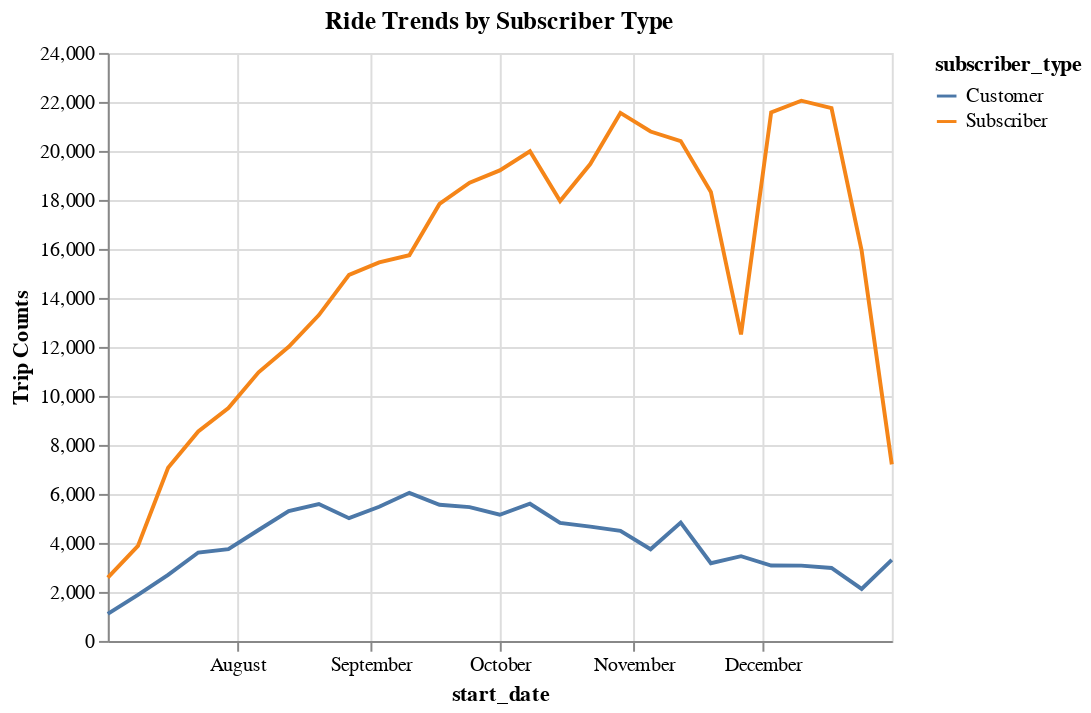

The notebook cell saved with this chart:
### Code cell
alt.Chart(ridesbysubscriber, title= "Ride Trends by Subscriber Type").mark_line().encode(
    x='start_date',
    y=alt.Y('trip_id', title = "Trip Counts"),
    color='subscriber_type'
)

### Figure 1 — Vega-Lite specification as saved in the notebook (floating-point values rounded to 4 significant figures)
{"config": {"view": {"continuousWidth": 400, "continuousHeight": 300}}, "data": {"name": "data-ad7c43eec59fb72858e719aa68916432"}, "mark": "line", "encoding": {"color": {"type": "nominal", "field": "subscriber_type"}, "x": {"type": "temporal", "field": "start_date"}, "y": {"type": "quantitative", "field": "trip_id", "title": "Trip Counts"}}, "title": "Ride Trends by Subscriber Type", "$schema": "https://vega.github.io/schema/vega-lite/v4.8.1.json", "datasets": {"data-ad7c43eec59fb72858e719aa68916432": [{"start_date": "2017-07-02T00:00:00+00:00", "subscriber_type": "Customer", "trip_id": 1106}, {"start_date": "2017-07-02T00:00:00+00:00", "subscriber_type": "Subscriber", "trip_id": 2581}, {"start_date": "2017-07-09T00:00:00+00:00", "subscriber_type": "Customer", "trip_id": 1877}, {"start_date": "2017-07-09T00:00:00+00:00", "subscriber_type": "Subscriber", "trip_id": 3879}, {"start_date": "2017-07-16T00:00:00+00:00", "subscriber_type": "Customer", "trip_id": 2699}, {"start_date": "2017-07-16T00:00:00+00:00", "subscriber_type": "Subscriber", "trip_id": 7070}, {"start_date": "2017-07-23T00:00:00+00:00", "subscriber_type": "Customer", "trip_id": 3608}, {"start_date": "2017-07-23T00:00:00+00:00", "subscriber_type": "Subscriber", "trip_id": 8551}, {"start_date": "2017-07-30T00:00:00+00:00", "subscriber_type": "Customer", "trip_id": 3744}, {"start_date": "2017-07-30T00:00:00+00:00", "subscriber_type": "Subscriber", "trip_id": 9507}, {"start_date": "2017-08-06T00:00:00+00:00", "subscriber_type": "Customer", "trip_id": 4528}, {"start_date": "2017-08-06T00:00:00+00:00", "subscriber_type": "Subscriber", "trip_id": 10962}, {"start_date": "2017-08-13T00:00:00+00:00", "subscriber_type": "Customer", "trip_id": 5298}, {"start_date": "2017-08-13T00:00:00+00:00", "subscriber_type": "Subscriber", "trip_id": 12002}, {"start_date": "2017-08-20T00:00:00+00:00", "subscriber_type": "Customer", "trip_id": 5588}, {"start_date": "2017-08-20T00:00:00+00:00", "subscriber_type": "Subscriber", "trip_id": 13300}, {"start_date": "2017-08-27T00:00:00+00:00", "subscriber_type": "Customer", "trip_id": 5010}, {"start_date": "2017-08-27T00:00:00+00:00", "subscriber_type": "Subscriber", "trip_id": 14942}, {"start_date": "2017-09-03T00:00:00+00:00", "subscriber_type": "Customer", "trip_id": 5474}, {"start_date": "2017-09-03T00:00:00+00:00", "subscriber_type": "Subscriber", "trip_id": 15451}, {"start_date": "2017-09-10T00:00:00+00:00", "subscriber_type": "Customer", "trip_id": 6044}, {"start_date": "2017-09-10T00:00:00+00:00", "subscriber_type": "Subscriber", "trip_id": 15745}, {"start_date": "2017-09-17T00:00:00+00:00", "subscriber_type": "Customer", "trip_id": 5555}, {"start_date": "2017-09-17T00:00:00+00:00", "subscriber_type": "Subscriber", "trip_id": 17836}, {"start_date": "2017-09-24T00:00:00+00:00", "subscriber_type": "Customer", "trip_id": 5460}, {"start_date": "2017-09-24T00:00:00+00:00", "subscriber_type": "Subscriber", "trip_id": 18701}, {"start_date": "2017-10-01T00:00:00+00:00", "subscriber_type": "Customer", "trip_id": 5150}, {"start_date": "2017-10-01T00:00:00+00:00", "subscriber_type": "Subscriber", "trip_id": 19205}, {"start_date": "2017-10-08T00:00:00+00:00", "subscriber_type": "Customer", "trip_id": 5598}, {"start_date": "2017-10-08T00:00:00+00:00", "subscriber_type": "Subscriber", "trip_id": 19984}, {"start_date": "2017-10-15T00:00:00+00:00", "subscriber_type": "Customer", "trip_id": 4815}, {"start_date": "2017-10-15T00:00:00+00:00", "subscriber_type": "Subscriber", "trip_id": 17956}, {"start_date": "2017-10-22T00:00:00+00:00", "subscriber_type": "Customer", "trip_id": 4664}, {"start_date": "2017-10-22T00:00:00+00:00", "subscriber_type": "Subscriber", "trip_id": 19464}, {"start_date": "2017-10-29T00:00:00+00:00", "subscriber_type": "Customer", "trip_id": 4490}, {"start_date": "2017-10-29T00:00:00+00:00", "subscriber_type": "Subscriber", "trip_id": 21550}, {"start_date": "2017-11-05T00:00:00+00:00", "subscriber_type": "Customer", "trip_id": 3741}, {"start_date": "2017-11-05T00:00:00+00:00", "subscriber_type": "Subscriber", "trip_id": 20792}, {"start_date": "2017-11-12T00:00:00+00:00", "subscriber_type": "Customer", "trip_id": 4832}, {"start_date": "2017-11-12T00:00:00+00:00", "subscriber_type": "Subscriber", "trip_id": 20401}, {"start_date": "2017-11-19T00:00:00+00:00", "subscriber_type": "Customer", "trip_id": 3172}, {"start_date": "2017-11-19T00:00:00+00:00", "subscriber_type": "Subscriber", "trip_id": 18328}, {"start_date": "2017-11-26T00:00:00+00:00", "subscriber_type": "Customer", "trip_id": 3459}, {"start_date": "2017-11-26T00:00:00+00:00", "subscriber_type": "Subscriber", "trip_id": 12512}, {"start_date": "2017-12-03T00:00:00+00:00", "subscriber_type": "Customer", "trip_id": 3077}, {"start_date": "2017-12-03T00:00:00+00:00", "subscriber_type": "Subscriber", "trip_id": 21575}, {"start_date": "2017-12-10T00:00:00+00:00", "subscriber_type": "Customer", "trip_id": 3074}, {"start_date": "2017-12-10T00:00:00+00:00", "subscriber_type": "Subscriber", "trip_id": 22050}, {"start_date": "2017-12-17T00:00:00+00:00", "subscriber_type": "Customer", "trip_id": 2977}, {"start_date": "2017-12-17T00:00:00+00:00", "subscriber_type": "Subscriber", "trip_id": 21750}, {"start_date": "2017-12-24T00:00:00+00:00", "subscriber_type": "Customer", "trip_id": 2123}, {"start_date": "2017-12-24T00:00:00+00:00", "subscriber_type": "Subscriber", "trip_id": 15931}, {"start_date": "2017-12-31T00:00:00+00:00", "subscriber_type": "Customer", "trip_id": 3307}, {"start_date": "2017-12-31T00:00:00+00:00", "subscriber_type": "Subscriber", "trip_id": 7205}]}}
